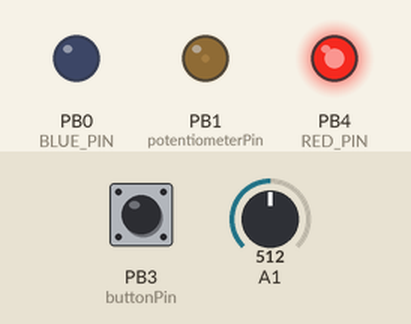
A sketch run on a simulated ATtiny85, built with avr-gcc and run on an emulated ATtiny85. Shown: output pins drawn as LEDs (lit = HIGH). Inputs (shaded band) come from the test bench; at power-on: A1 = 512, PB3 (buttonPin) HIGH. Random numbers use the default seed unless the sketch sets one.

Above: at 1.2 s.
1.3 s: A1 set to 331
4.3 s: PB3 (buttonPin) pulled LOW for 0.15 s
At 4.8 s:
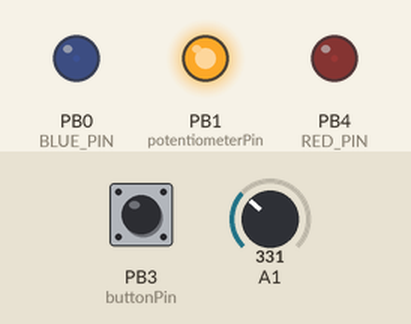
5.9 s: A1 set to 245
At 6.8 s:
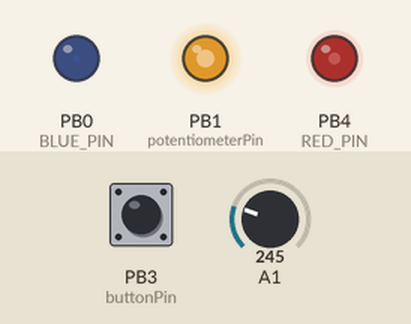
7.4 s: A1 set to 122
At 7.8 s:
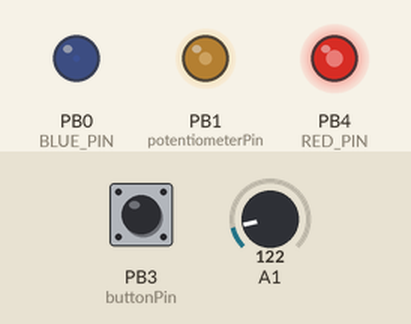
8.9 s: A1 set to 0
At 10.1 s:
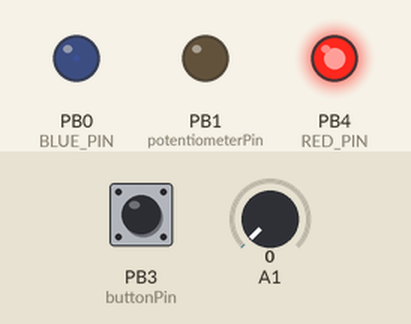
10.4 s: A1 set to 20
At 11.4 s:
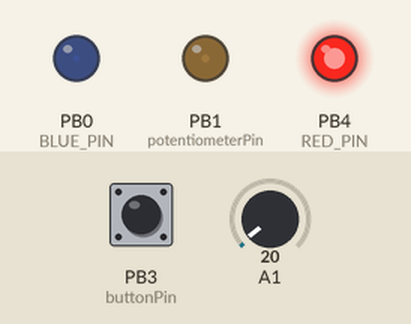
Timing chart, 0 to 12.9 s (numbered marks = the images above; inputs shaded):
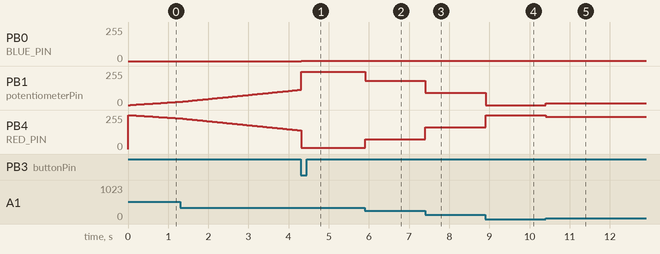

Measured:
- after the input at 4.3 s, PB0 (BLUE_PIN): 0/255 → 1/255 at once
- after the input at 5.9 s, PB1 (potentiometerPin): 248/255 → 183/255 at once; PB4 (RED_PIN): 8/255 → 73/255 at once
- after the input at 7.4 s, PB1 (potentiometerPin): 183/255 → 91/255 at once; PB4 (RED_PIN): 73/255 → 165/255 at once
- after the input at 8.9 s, PB1 (potentiometerPin): 91/255 → 0/255 at once; PB4 (RED_PIN): 165/255 → 255/255 at once
- after the input at 10.4 s, PB1 (potentiometerPin): 0/255 → 15/255 at once; PB4 (RED_PIN): 255/255 → 241/255 at once

The sketch:

MoodLampATTINY85.ino
```cpp
const int potentiometerPin = 1;
const int buttonPin = 3;

const int RED_PIN = 4;
const int GREEN_PIN = 1;
const int BLUE_PIN = 0;

const int MODE_SPECTRUM = 0;
const int MODE_SOLID = 1;
const int MODE_FLICKER = 2;

int lastButtonState = HIGH;

int mode = 0;

int potentiometerValue;

void setup() {
  pinMode(RED_PIN, OUTPUT);
  pinMode(GREEN_PIN, OUTPUT);
  pinMode(BLUE_PIN, OUTPUT);
  pinMode(buttonPin, INPUT);
}

void loop() {
  int buttonState;
  potentiometerValue = analogRead(potentiometerPin);
  buttonState = digitalRead(buttonPin);

  while (true) {
    if (mode == MODE_SOLID)
    {
      //Single Color Mode
      while (true) {
        potentiometerValue = analogRead(potentiometerPin);

        //If mode button is pressed, change mode then reset
        if (checkMode()) {
          changeMode();
          break;
        }
        changeColors(potentiometerValue);
        delay(10);
      }
    }
    else if (mode == MODE_FLICKER)
    {
      //Candle Flicker Mode
      analogWrite(RED_PIN, 255);
      analogWrite(GREEN_PIN, random(15, 30));
      analogWrite(BLUE_PIN, 0);

      if (checkMode()) {
        changeMode();
        break;
      }

      delay(random(100));
    }
    else
    {
      //Spectrum Colors Mode
      int x;

      for (x = 0; x < 768; x++) {
        potentiometerValue = analogRead(potentiometerPin);

        //If mode button is pressed, change mode then reset
        if (checkMode()) {
          changeMode();
          break;
        }

        showRGB(x);
        int wait = potentiometerValue/10;

        if (wait <= 10)
          wait = 10;

        delay(wait);
      }
    }
  }
}

boolean checkMode() {
  int state = digitalRead(buttonPin);

  if (state == LOW && lastButtonState == HIGH) {
    lastButtonState = state;

    return true;
  }

  lastButtonState = state;
  return false;
}

void changeColors(int potVal) {
  int redVal = 0;
  int grnVal = 0;
  int bluVal = 0;

  if (potVal < 341)  // Lowest third of the potentiometer's range (0-340)
    {
      potVal = (potVal * 3) / 4; // Normalize to 0-255
      redVal = 256 - potVal;  // Red from full to off
      grnVal = potVal;        // Green from off to full
      bluVal = 1;             // Blue off

      if (potVal == 0) {
        redVal = 255;
      }
    }
    else if (potVal < 682) // Middle third of potentiometer's range (341-681)
    {
      potVal = ( (potVal-341) * 3) / 4; // Normalize to 0-255

      if (potVal == 0) {
        potVal = 1;
      }
      redVal = 1;            // Red off
      grnVal = 256 - potVal; // Green from full to off
      bluVal = potVal;       // Blue from off to full
    }
    else  // Upper third of potentiometer"s range (682-1023)
    {
      potVal = ( (potVal-683) * 3) / 4; // Normalize to 0-255

      if (potVal == 0) {
        potVal = 1;
      }
      redVal = potVal;       // Red from off to full
      grnVal = 1;            // Green off
      bluVal = 256 - potVal; // Blue from full to off
    }
    analogWrite(RED_PIN, redVal);   // Write values to LED pins
    analogWrite(GREEN_PIN, grnVal);
    analogWrite(BLUE_PIN, bluVal);
}

void changeMode() {
  if (mode == MODE_FLICKER) {
    mode = 0;
  } else {
    mode++;
  }
}

void changeLEDS(int level) {
  digitalWrite(RED_PIN, level);
  digitalWrite(GREEN_PIN, level);
  digitalWrite(BLUE_PIN, level);
}

void showRGB(int color) {
  int redIntensity;
  int greenIntensity;
  int blueIntensity;

  if (color <= 255) {
    redIntensity = 255 - color;
    greenIntensity = color;
    blueIntensity = 0;
  } else if (color <= 511) {
    redIntensity = 0;
    greenIntensity = 255 - (color - 256);
    blueIntensity = (color - 256);
  } else {
    redIntensity = (color - 512);
    greenIntensity = 0;
    blueIntensity = 255 - (color - 512);
  }

  analogWrite(RED_PIN, redIntensity);
  analogWrite(BLUE_PIN, blueIntensity);
  analogWrite(GREEN_PIN, greenIntensity);
}
```
